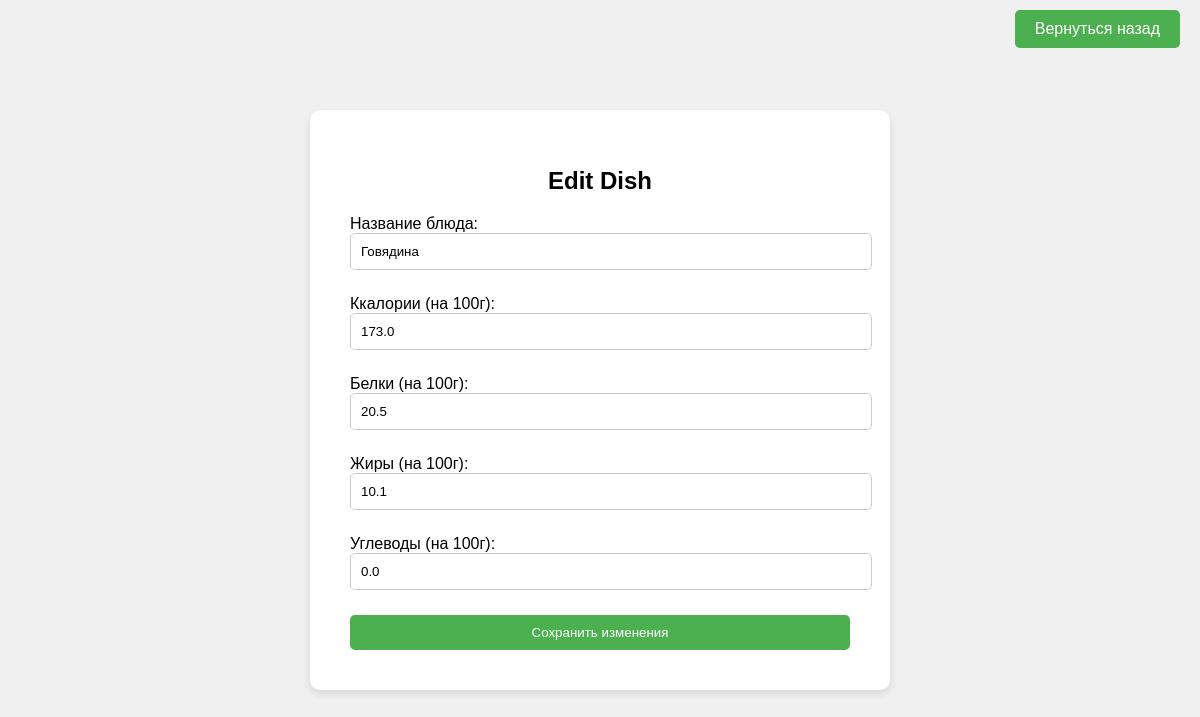
Screenshot of /edit_dish/4 (signed in) with the database file from the repository.
### tables this page shows
CREATE TABLE dishes (
                        id INTEGER PRIMARY KEY AUTOINCREMENT,
                        user_id INTEGER NOT NULL,
                        dish_name TEXT NOT NULL,
                        calories REAL NOT NULL,
                        proteins REAL NOT NULL,
                        fats REAL NOT NULL,
                        carbs REAL NOT NULL,
                        FOREIGN KEY (user_id) REFERENCES users(id)
                    );

### main.py (the view, shortened to what this page needs)
@app.route('/edit_dish/<int:dish_id>', methods=['GET', 'POST'])
def edit_dish(dish_id):
    if 'user_id' not in session:
        return redirect(url_for('login'))
    conn = get_db_connection()
    dish = conn.execute('SELECT * FROM dishes WHERE id = ?', (dish_id,)).fetchone()
    conn.close()
    return render_template('edit_dish.html', dish=dish)

### main.py (called while the page is built)
def get_db_connection():
    conn = sqlite3.connect('data/users.db')
    conn.row_factory = sqlite3.Row
    return conn

### templates/edit_dish.html (shortened to what this page needs)
<!DOCTYPE html>
<html lang="en">
<head>
</head>
<body>
<a href="/add_dish" class="back-to-home">Вернуться назад</a>
    <div class="container">
        <h1>Edit Dish</h1>
        <form action="/edit_dish/{{ dish.id }}" method="POST">
            <div class="form-group">
                <label for="dish_name">Название блюда:</label>
                <input type="text" id="dish_name" name="dish_name" value="{{ dish.dish_name }}" required>
            </div>
            <div class="form-group">
                <label for="calories">Ккалории (на 100г):</label>
                <input type="number" id="calories" step="0.1" name="calories" value="{{ dish.calories }}" required>
            </div>
            <div class="form-group">
                <label for="proteins">Белки (на 100г):</label>
                <input type="number" id="proteins" step="0.1" name="proteins" value="{{ dish.proteins }}" required>
            </div>
            <div class="form-group">
                <label for="fats">Жиры (на 100г):</label>
                <input type="number" id="fats" step="0.1" name="fats" value="{{ dish.fats }}" required>
            </div>
            <div class="form-group">
                <label for="carbs">Углеводы (на 100г):</label>
                <input type="number" id="carbs" step="0.1" name="carbs" value="{{ dish.carbs }}" required>
            </div>
            <button type="submit">Сохранить изменения</button>
        </form>
    </div>
</body>
</html>

### templates/edit_dish.html (style rules this page uses)
body { font-family: Arial, sans-serif; display: flex; justify-content: center; align-items: center; height: 100vh; margin: 0; background-color: #f0f0f0; }
.container { background-color: #ffffff; padding: 40px; box-shadow: 0 4px 8px rgba(0, 0, 0, 0.1); border-radius: 10px; text-align: center; width: 90%; max-width: 500px; }
h1 { font-size: 24px; margin-bottom: 20px; }
.form-group { margin-bottom: 15px; text-align: left; }
input { padding: 10px; width: 100%; margin-bottom: 10px; border: 1px solid #ccc; border-radius: 5px; }
button { padding: 10px; background-color: #4CAF50; color: white; border: none; border-radius: 5px; cursor: pointer; width: 100%; }
.back-to-home { position: absolute; top: 10px; right: 20px; padding: 10px 20px; background-color: #4CAF50; color: white; text-decoration: none; border-radius: 5px; font-size: 16px; transition: background-color 0.3s; }

### rows the page displays
dishes: dish_name "Говядина", calories "173.0", proteins "20.5", fats "10.1", carbs "0.0"
